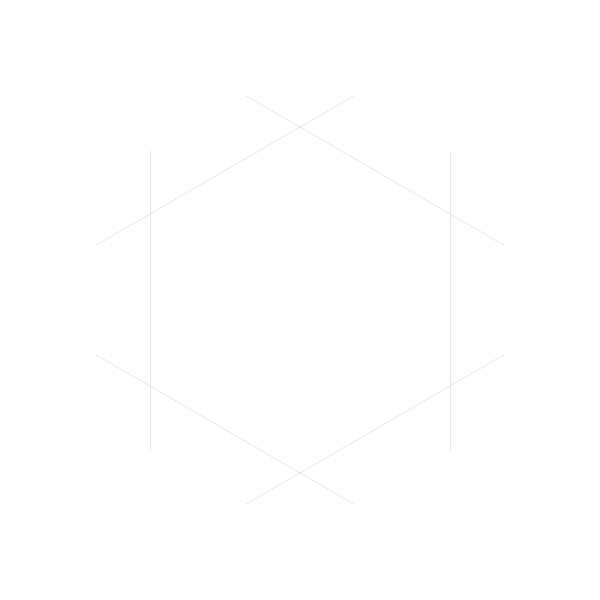
Frame 1 (no input)
Frame 60 (the mouse pressed at the canvas centre just before this capture): identical to frame 1, image omitted
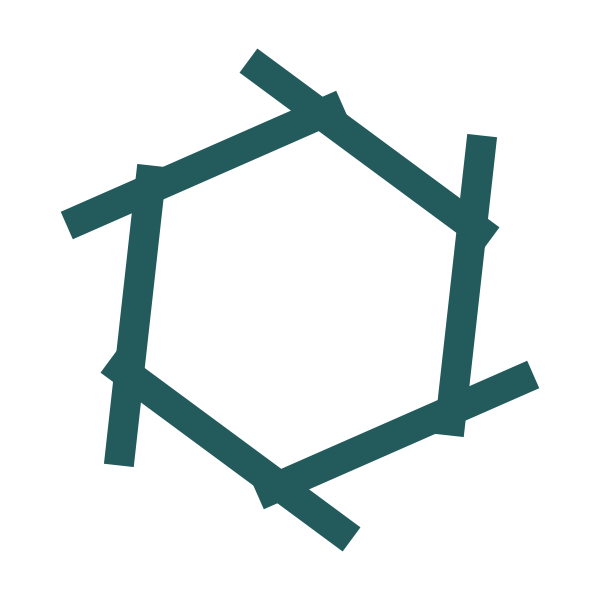
Frame 120 (the mouse held since frame 60 and released just before this capture)

The Processing sketch that drew these frames (run headless with seeded random() and noise(); from frame 60 on, the mouse is pressed at the canvas centre):

// Processing sketch: processing_145040
// ── processing_145040.pde

// David Mrugala

void setup() {
  size(600, 600);
  colorMode(RGB);
  //noLoop();
  mouseY=1;
}

void draw() {
  background(255);

  noFill();
  strokeCap(PROJECT);
  strokeWeight(mouseY/10);
  stroke(35, 91, 92);

  float a = mouseY/10;
  
  translate(width/2, height/2);
  for (float i=0; i<360; i+=60) {
    pushMatrix();
    rotate(radians(mouseX));
    rotate(radians(i));
    line(150+a, -150, 150, 150-a);
    popMatrix();
  }
}
